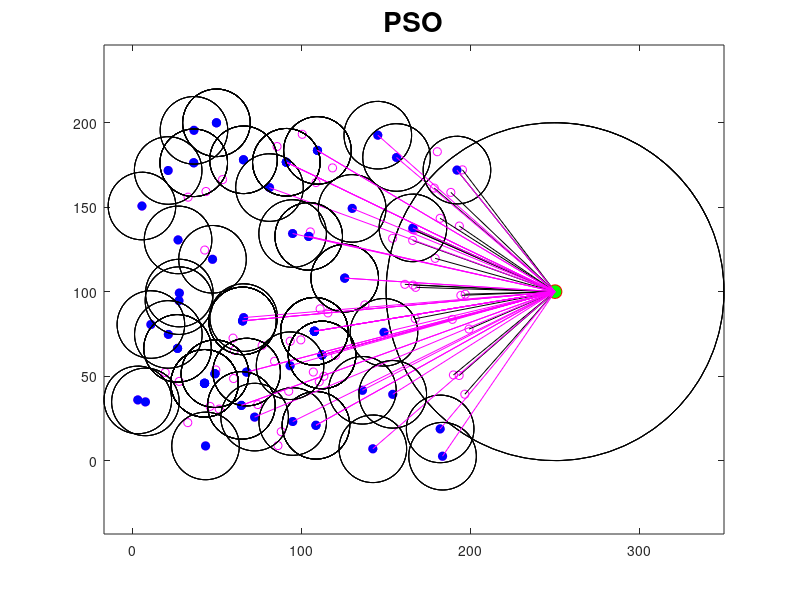

This figure's MATLAB source: (Note: this script raises an error after producing the figure.)
function  ANT1()
clc;clear;
load wsn.mat

s(1).Ecur=180;


for r=1:50
r



figure(1)
hold off

deads=0;
dis=[];
for i=1:n
    %checking if there is a DeadSensors node
    if S(i).Ecur<=0 
        plot(S(i).x,S(i).y,'k.');
        S(i).Ecur=0;
        deads=deads+1;
        S(i).type='d';
        hold on;
    else
        S(i).type='p';
        S(i).C=[];
        plot(S(i).x,S(i).y,'mo');
        hold on;
        dist_to_Bs=sqrt( (S(i).x-sink.x)^2 + (S(i).y-sink.y)^2 );
        S(i).Dist=dist_to_Bs;
        if dist_to_Bs<Rc
            plot([S(i).x sink.x],[S(i).y sink.y],'k');
            S(i).type='D';
            
        end
        
        for j=1:n
            %%  broadcasts a Node_Msg,
            S(i).Ecur=S(i).Ecur-Esen;
            dist=sqrt((S(i).x-S(j).x)^2+(S(i).y-S(j).y)^2);
            if  strcmp(S(i).type ,'D')==0 && i~=j && dist<rc && S(i).Ecur>0
                dis(i,j)=dist;
                S(i).C=[S(i).C j];
                %messages Node_Msgs received from other nodes
                S(j).Ecur=S(j).Ecur-Esen;
            else
                dis(i,j)=inf;
            end
        end
        
    end
end
plot(sink.x,sink.y,'ro','markersize',10,'markerfacecolor','g');
title('PSO','fontsize',20);
% if sink.y>Yground
%     axis([0 Xground 0 sink.y+5])
% end


DeadSensors(r)=deads;
t=deads;
%% RC
        t=0:0.1:20;
        a=sink.x;
        b=sink.y;
       
        x=Rc.*sin(t)+a;
        y=Rc.*cos(t)+b;
        plot(x,y,'k');axis equal
%% Clp
for i=1:n
   c= length(S(i).C);
   uc=S(i).C;
   o=0;
   if c>1
       for j=1:c
           tt=sum(S(i).C(c)==[S(:).C]);
           uc=[uc S(S(i).C(c)).C];
           if tt>1
               o=o+1;
           end
       end
   end
  S(i).Clp=(c-o)/length(unique(uc));
  S(i).Cla=1/c;
  S(i).Eave=sum([S([S(3).C]).Ecur])/c;
end
ClusterHeads=[];
for i=1:n
    if strcmp(S(i).type ,'D')==1 || strcmp(S(i).type ,'d')==1 ||strcmp(S(i).type ,'N')==1
         continue;
    end
    if length(S(i).C)==0
        plot(S(i).x,S(i).y,'bo','markersize',6,'markerfacecolor','b');
        ClusterHeads=[ClusterHeads i];
        S(i).type='c';
        continue;
    end
   [m,ind]=max([S(S(i).C).Clp]);
   %% send to number of neighbor nodes
   S(i).Ecur=S(i).Ecur-Esen;
   if S(i).Clp>m 
       plot(S(i).x,S(i).y,'bo','markersize',6,'markerfacecolor','b');
       ClusterHeads=[ClusterHeads i];
        S(i).type='c';
       for k=S(i).C
       S(k).type='N';
       S(k).Dist=sqrt((S(i).x-S(k).x)^2+(S(i).y-S(k).y)^2);
       end
   else
        plot(S(S(i).C(ind)).x,S(S(i).C(ind)).y,'bo','markersize',6,'markerfacecolor','b');
        ClusterHeads=[ClusterHeads S(i).C(ind)];
        S(S(i).C(ind)).type='c';
   end
end
%% creat Cluster
u=length(ClusterHeads);
for j=1:u
    k=ClusterHeads(j);
    t=0:0.1:20;
    x=rc.*sin(t)+S(k).x;
    y=rc.*cos(t)+S(k).y;
    plot(x,y,'k');axis equal
    %% send to number of Cluster nodes
   S(k).Ecur=S(k).Ecur-Esen;
    dist_tp_Bs=sqrt( (S(k).x-sink.x)^2 + (S(k).y-sink.y)^2 );
        if dist_tp_Bs<2*Rc
            plot([S(k).x sink.x],[S(k).y sink.y],'m');
            indc=[S(:).type]=='C';
        else
%             indc=[S(:).type]=='C'
%             t=find(indc==1);
%             cc=S(t);
%             targ=aco(j,cc);
%             relay=inf;
%             ind=0;
%             for tr=1:u
%                 tt=ClusterHeads(tr);
%                 trely=(beta*S(tt).Ecur/S(tt).Emax)+(1-beta)*S(k).Cl;
%                 dis=sqrt( (S(k).x-S(tt).x)^2 + (S(k).y-S(tt).y)^2 );
%                 if trely<relay && tt~=k && dis<2*Rc
%                     relay=trely;
%                     ind=tt;
%                 end
%             end
%             plot([S(k).x S(ind).x],[S(k).y S(ind).y],'m');
        end
    
end
indc=[S(:).type]=='c';
            t=find(indc==1);
            if length(t)>1
            cc=S(t);
           % targ=aco(1,cc);
          % targ=pso(1,cc);
   PSOS();
   
     cc=target;
    % targ=target(1,cc);
%for u=1:length(cc)-1
   % plot([cc(targ(u)).x cc(targ(u+1)).x],[cc(targ(u)).y cc(targ(u+1)).y],'m');
%end
            end
%% send Date
 for i=1:100
    if   S(i).Ecur>0 
        min_dis=S(i).Dist;
        %% Send  Data
             if (min_dis>d0)
                S(i).Ecur=S(i).Ecur - (Esen*min_dis^4); 
            else
                S(i).Ecur=S(i).Ecur - (Esen*min_dis^2); 
            end

    end
    if   S(i).Ecur>0 && (strcmp(S(i).type,'C')==1 )
        S(i).Ecur=S(i).Ecur-Esen;
    end
    
 end

for i=1:n
    if S(i).Ecur<0
        S(i).Ecur=0;
    end
end

e=[S(:).Ecur];
energy(r)=sum(e);

% if deads>=StopAlgorithm*n
%     break
% end

 end

Energy4=energy;

Alive4=n-DeadSensors;

close all
save ANT1.mat Energy4 Alive4
plot(Energy4,'b')
%end

